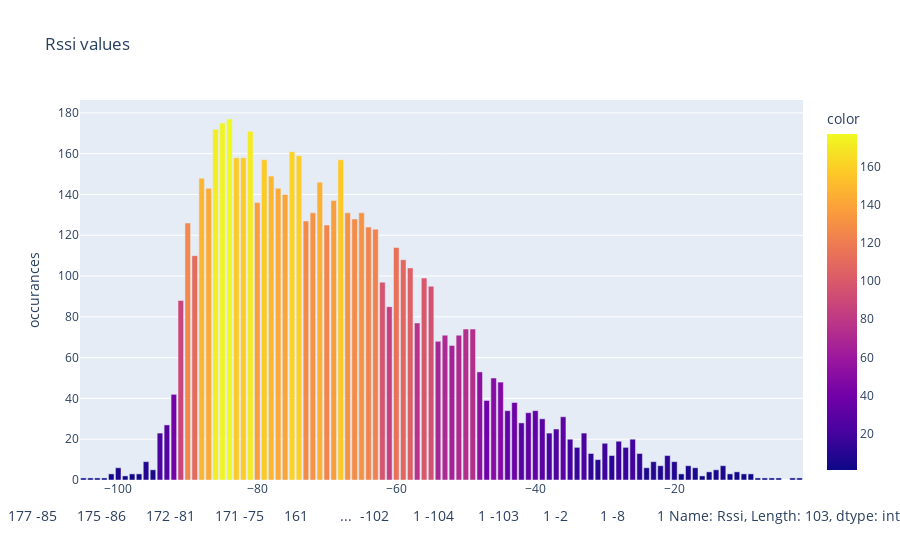

Notebook code for this chart:
### Markdown cell above
## Rssi

### Code cell
Rssi_data = total_scan.Rssi.value_counts()
plot_all_values(Rssi_data, "Rssi")

### Figure 1 — Plotly figure (JSON) as saved in the notebook; plotly's stock layout.template omitted (floating-point values rounded to 4 significant figures)
{"data": [{"alignmentgroup": "True", "hovertemplate": "actual value: %{x}<br>no of occurances: %{y}", "legendgroup": "", "marker": {"color": [177, 175, 172, 171, 161, 159, 158, 158, 157, 157, 149, 148, 146, 143, 143, 140, 137, 136, 131, 131, 131, 128, 127, 126, 125, 124, 123, 114, 110, 108, 104, 99, 97, 95, 88, 85, 77, 74, 74, 71, 71, 68, 66, 53, 50, 48, 42, 39, 38, 34, 34, 33, 31, 30, 28, 27, 25, 23, 23, 23, 20, 20, 19, 18, 16, 16, 13, 13, 12, 12, 10, 9, 9, 9, 7, 7, 7, 6, 6, 6, 5, 5, 4, 4, 3, 3, 3, 3, 3, 3, 3, 2, 2, 1, 1, 1, 1, 1, 1, 1, 1, 1, 1], "coloraxis": "coloraxis", "pattern": {"shape": ""}}, "name": "", "offsetgroup": "", "orientation": "v", "showlegend": false, "textposition": "auto", "type": "bar", "x": [-84, -85, -86, -81, -75, -74, -83, -82, -79, -68, -78, -88, -71, -87, -77, -76, -69, -80, -67, -72, -65, -66, -73, -90, -70, -64, -63, -60, -89, -59, -58, -56, -62, -55, -91, -61, -57, -49, -50, -53, -51, -54, -52, -48, -46, -45, -92, -47, -43, -44, -40, -41, -36, -39, -42, -93, -37, -94, -38, -33, -26, -35, -28, -30, -27, -34, -32, -25, -29, -21, -31, -20, -23, -96, -22, -13, -18, -100, -24, -17, -14, -95, -11, -15, -10, -97, -12, -101, -19, -9, -98, -99, -16, -5, -6, -7, -3, -105, -102, -104, -103, -2, -8], "xaxis": "x", "y": [177, 175, 172, 171, 161, 159, 158, 158, 157, 157, 149, 148, 146, 143, 143, 140, 137, 136, 131, 131, 131, 128, 127, 126, 125, 124, 123, 114, 110, 108, 104, 99, 97, 95, 88, 85, 77, 74, 74, 71, 71, 68, 66, 53, 50, 48, 42, 39, 38, 34, 34, 33, 31, 30, 28, 27, 25, 23, 23, 23, 20, 20, 19, 18, 16, 16, 13, 13, 12, 12, 10, 9, 9, 9, 7, 7, 7, 6, 6, 6, 5, 5, 4, 4, 3, 3, 3, 3, 3, 3, 3, 2, 2, 1, 1, 1, 1, 1, 1, 1, 1, 1, 1], "yaxis": "y"}], "layout": {"barmode": "relative", "coloraxis": {"colorbar": {"title": {"text": "color"}}, "colorscale": [[0, "#0d0887"], [0.1111, "#46039f"], [0.2222, "#7201a8"], [0.3333, "#9c179e"], [0.4444, "#bd3786"], [0.5556, "#d8576b"], [0.6667, "#ed7953"], [0.7778, "#fb9f3a"], [0.8889, "#fdca26"], [1, "#f0f921"]]}, "legend": {"tracegroupgap": 0}, "title": {"text": "Rssi values"}, "xaxis": {"anchor": "y", "domain": [0, 1], "title": {"text": "-84     177\n-85     175\n-86     172\n-81     171\n-75     161\n       ... \n-102      1\n-104      1\n-103      1\n-2        1\n-8        1\nName: Rssi, Length: 103, dtype: int64"}}, "yaxis": {"anchor": "x", "domain": [0, 1], "title": {"text": "occurances"}}}}
